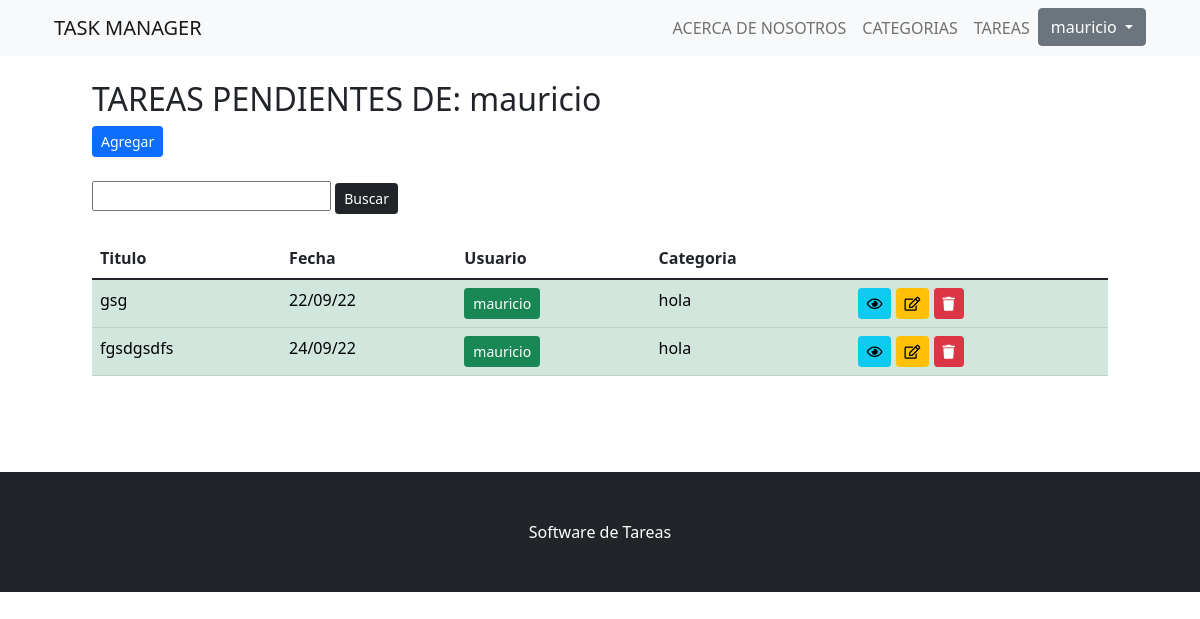
Page /tarea_usuario/1 (signed in) on the earlier database version.
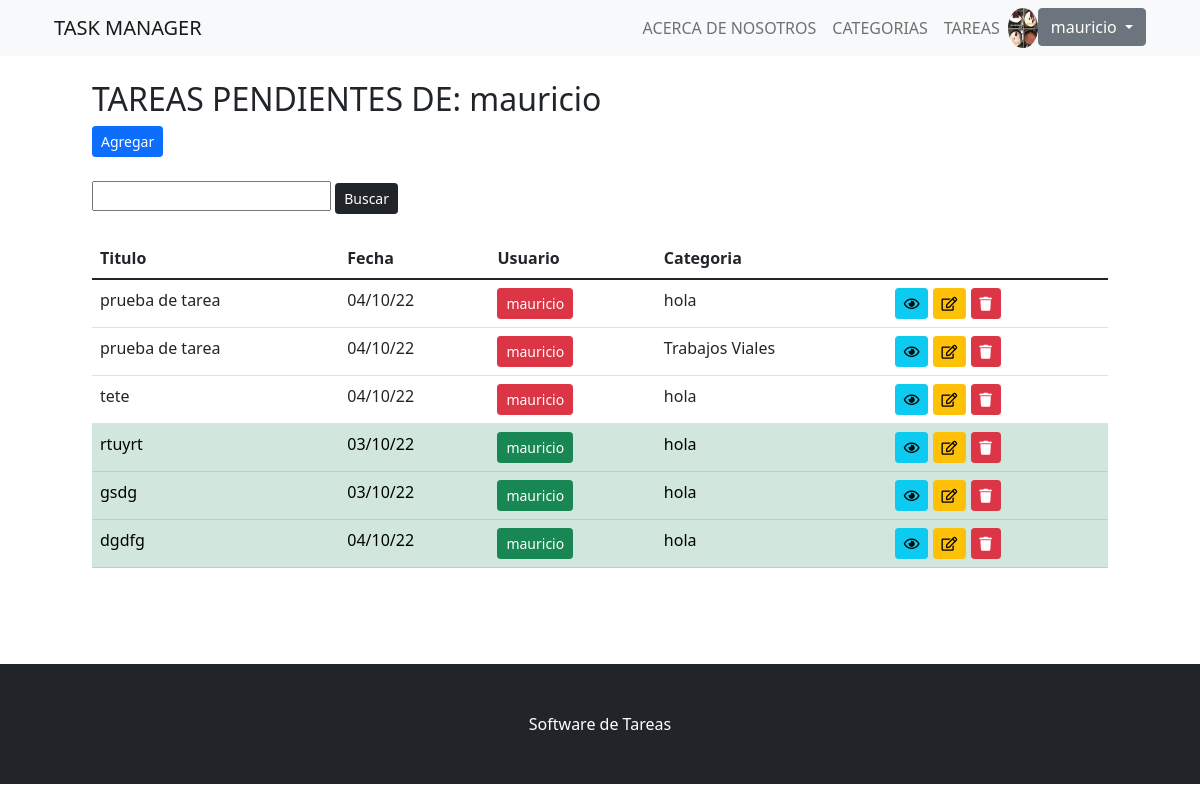
Same page on the later database version.
### app_tareas/models.py (models this page shows, shortened)
class Tarea(models.Model):
    usuario = models.ForeignKey(User,null=False, on_delete=models.CASCADE)
    titulo = models.CharField(max_length=200,null=False)
    descripcion = models.TextField(null=False)
    completo = models.BooleanField(default=False)
    creado = models.DateTimeField(auto_now_add=True)
    categoria = models.ForeignKey(Categoria,null=False,on_delete=models.PROTECT)
    class Meta:
        ordering = ['completo']

class Categoria(models.Model):
    descripcion = models.CharField(max_length=100)
    def __str__(self):
        return self.descripcion

class Avatar(models.Model):
    user = models.OneToOneField(User, on_delete= models.CASCADE, null=True)
    imagen = models.ImageField(upload_to= 'avatares', null= True, blank = True)

### app_tareas/views.py (the view)
# urls.py: path('tarea_usuario/<int:usuario_id>', tarea , name ='tarea_usuario'),
def tarea(request, usuario_id):
    user = User.objects.filter(id = usuario_id)
    tareas = Tarea.objects.filter(usuario_id = user[0])
    return render(request, "app_tareas/tareas/tarea_usuario.html", {'tareas': tareas, 'usuario': user[0]})

### app_tareas/templates/app_tareas/tareas/tarea_usuario.html (shortened to what this page needs)
{% extends 'app_tareas/plantilla_base.html' %}
{% block contenido %}
<div class = 'container'>
    <h2>TAREAS PENDIENTES DE: {{usuario}}</h2>
    <a href="{% url 'crear_tarea' %}" class="btn btn-primary btn-sm">Agregar</a>
</div>
<br>
<div class="container">
    <form action="" method="GET">
        <input type="text" name="buscar" value = "{{valor_buscado}}">
        <input type="submit" value="Buscar" class="btn btn-dark btn-sm">
    </form>
</div>
<br>
<div class ='container'>
    <div class = 'row'>
        <div class = 'col'>
            <table class = 'table table-hover table-responsive-sm overflow-y: hidden'>
                <thead>
                    <tr>
                        <th>Titulo</th>
                        <th>Fecha</th>
                        <th>Usuario</th>
                        <th>Categoria</th>
                        <th></th>
                    </tr>
                </thead>
                <tbody>
                    {% for i in tareas %}
                    <tr>
                        {% if i.completo %}
                            <td class="table-success">{{i.titulo}}</td>
                            <td class="table-success">{{i.creado|date:"d/m/y"}}</td>
                            <td class="table-success"><a href="{% url 'tarea_usuario' i.usuario_id %}" class="btn btn-success btn-sm">{{i.usuario}}</a></td>
                            <td class="table-success">{{i.categoria}}</td>
                            <td class="table-success"><a id = visualizar href="{% url 'tarea' i.id %}" class="btn  btn-info btn-sm"><i class="far fa-eye"></i></a>
                            <a id = editar href="{% url 'editar_tarea' i.id %}" class="btn btn-warning btn-sm"><i class="far fa-edit"></i></a>
                            <a id = eliminar href="{% url 'eliminar_tarea' i.id %}" class="btn btn-danger btn-sm"><i class="fas fa-trash"></i></a></td>
                        {% else %}
                            <td>{{i.titulo}}</td>
                            <td>{{i.creado|date:"d/m/y"}}</td>
                            <td><a href="{% url 'tarea_usuario' i.usuario_id %}" class="btn btn-danger btn-sm">{{i.usuario}}</a></td>
                            <td>{{i.categoria}}</td>
                            <td><a id = visualizar href="{% url 'tarea' i.id %}" class="btn  btn-info btn-sm"><i class="far fa-eye"></i></a>
                            <a  id = editar href="{% url 'editar_tarea' i.id %}" class="btn btn-warning btn-sm"><i class="far fa-edit"></i></a>
                            <a  id = eliminar href="{% url 'eliminar_tarea' i.id %}" class="btn btn-danger btn-sm"><i class="fas fa-trash"></i></a></td>
                        {% endif %}
                    </tr>
                    {% empty %}
                    <h3> No hay elementos en esta lista </h3>
                    {% endfor %}
                </tbody>
            </table>
        </div>
    </div>
</div>
{% endblock contenido %}

### app_tareas/templates/app_tareas/plantilla_base.html (shortened to what this page needs)
<!DOCTYPE html>
<html lang="en">
    <head>
        <link rel="stylesheet" href="https://cdnjs.cloudflare.com/ajax/libs/font-awesome/5.15.4/css/all.min.css">
        {% load static %}
        <link href="{% static 'app_tareas/css/styles.css' %}" rel="stylesheet" />
    </head>
    <body id="page-top">
        <nav class="navbar navbar-expand-lg navbar-light bg-light fixed-top" id="mainNav">
            <div class="container px-4">
                <a class="navbar-brand" href="{% url 'home' %}">TASK MANAGER</a>
                <div class="collapse navbar-collapse" id="navbarResponsive">
                    <ul class="navbar-nav ms-auto">
                        <li class="nav-item"><a class="nav-link" href="{% url 'about' %}">ACERCA DE NOSOTROS</a></li>
                        <li class="nav-item"><a class="nav-link" href="{% url 'categorias' %}">CATEGORIAS</a></li>
                        <li class="nav-item"><a class="nav-link" href="{% url 'tareas' %}">TAREAS</a></li>
                        {% if user.is_authenticated %}
                            {% if user.avatar%}
                        <img src="{{ user.avatar.imagen.url }}" style="width: 30px; height; 30px; border-radius: 100%;" />
                            {% endif %}
                            <div class="dropdown">
                                <button class="btn btn-secondary dropdown-toggle" type="button" id="dropdownMenuButton1" data-bs-toggle="dropdown" aria-expanded="false">
                                {{ user.username }}
                                </button>
                            </div>
                        {% else %}
                        <li class="nav-item"><a class="btn btn-success btn-sm" style="margin: 5px;" href="{% url 'login' %}">INICIAR SESION</a></li>
                        <li class="nav-item"><a class="btn btn-primary btn-sm"  style="margin: 5px;" href="{% url 'registro' %}">REGISTRARSE</a></li>
                        {% endif %}
                    </ul>
                </div>
            </div>
        </nav>
        <section style="padding:80px;">
            {% block contenido %}
            {% endblock contenido %}
        </section>
        <footer class="py-5 bg-dark">
            <div class="container px-4"><p class="m-0 text-center text-white">Software de Tareas</p></div>
        </footer>
    </body>
</html>

Differences in the rows shown:
removed Tarea: titulo "gsg", creado "22/09/22", usuario "mauricio", categoria "hola"
removed Tarea: titulo "fgsdgsdfs", creado "24/09/22", usuario "mauricio", categoria "hola"
added Tarea: titulo "prueba de tarea", creado "04/10/22", usuario "mauricio", categoria "hola"
added Tarea: titulo "prueba de tarea", creado "04/10/22", usuario "mauricio", categoria "Trabajos Viales"
added Tarea: titulo "tete", creado "04/10/22", usuario "mauricio", categoria "hola"
added Tarea: titulo "rtuyrt", creado "03/10/22", usuario "mauricio", categoria "hola"
added Tarea: titulo "gsdg", creado "03/10/22", usuario "mauricio", categoria "hola"
added Tarea: titulo "dgdfg", creado "04/10/22", usuario "mauricio", categoria "hola"
